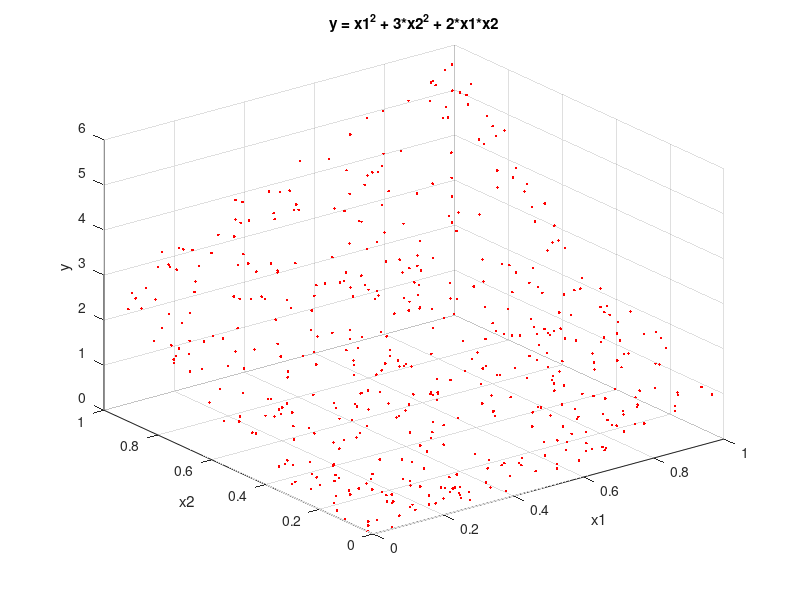

This figure's MATLAB source:
function [X, y] = GetRegressionDataset2()
%GETREGRESSIONDATASET2 3D dataset for regression
    rng(5);
    x1 = rand(500,1);
    x2 = rand(500,1);
    X = [x1 x2];
    y = (x1 .^ 2) + 3 .* (x2 .^ 2) + 2.*x1.*x2;
    
    plot3(X(:,1),X(:,2),y,'r.')
    
    % plot surface
%     x11 = (1:50)';
%     x12 = (1:50)';
%     z = zeros(length(x11),length(x12));
%     for i = 1:length(x11)
%         for j = 1:length(x12)
%             z(i,j) = (x11(i) .^ 2) + 3 .* (x12(j) .^ 2) + 2.*x11(i).*x12(j);
%         end
%     end
%     surf(x11,x12,z)

    title("y = x1^2 + 3*x2^2 + 2*x1*x2")
    xlabel("x1")
    ylabel("x2")
    zlabel("y")
    
      
    grid on
    XR2 = [X y];
    save('XR2.mat','XR2');
end




